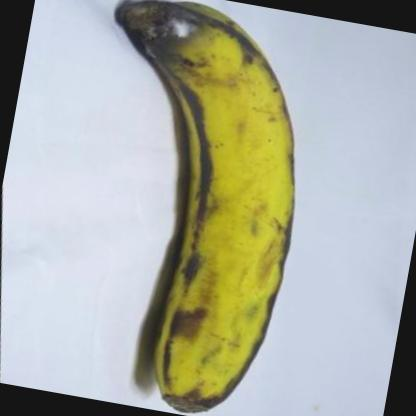
#> input picture dataset/overripe/musa-acuminata-mold-e17eb046-1d0a-11ec-a49d-d8c4975e38aa_jpg.rf.5814c71c8310c3781c49c1763d8715e3.jpg, 416 x 416 px; its folder holds only this picture in this run
$ python process_dataset.py
#> lines starting #> are read from the running program, lines starting #| are printed output that depends on the picture; after the words box and inside, x2 and y2 are one past the last pixel; in counts of white or black regions, pixels touching at a corner belong together
#> in process_dataset, image is the input picture: shape (416, 416, 3); mean B, G, R 164.3, 176.4, 172.9
### huaiyu/resize_padding.py
import cv2
import numpy as np


def resize_with_padding(
    image,
    target_size=(224, 224),
    pad_value=(0, 0, 0)
):
    """
    Resize an image while preserving its aspect ratio,
    then add padding to reach the required target size.
    """
#> called with target_size = (224, 224), pad_value = (0, 0, 0)

    if image is None:
        raise ValueError("Input image cannot be None.")

    target_width, target_height = target_size

    height, width = image.shape[:2]

    # Calculate scale while preserving aspect ratio
    scale = min(
        target_width / width,
        target_height / height
    )

    new_width = int(round(width * scale))
    new_height = int(round(height * scale))

    # Resize
    resized = cv2.resize(
        image,
        (new_width, new_height),
        interpolation=cv2.INTER_AREA
    )

    # Calculate required padding
    delta_width = target_width - new_width
    delta_height = target_height - new_height

    left = delta_width // 2
    right = delta_width - left

    top = delta_height // 2
    bottom = delta_height - top

    # Apply padding
    padded = cv2.copyMakeBorder(
        resized,
        top,
        bottom,
        left,
        right,
        cv2.BORDER_CONSTANT,
        value=pad_value
    )

    return padded

### huaiyu/bilateral_filter.py
import cv2


def apply_bilateral_filter(
    image,
    diameter=5,
    sigma_color=50,
    sigma_space=50

):
    """
    Apply edge-preserving bilateral filtering.

    Bilateral filtering reduces image noise while preserving
    boundaries that may later be useful for banana segmentation.

    Parameters
    ----------
    image : numpy.ndarray
        Input BGR image.

    diameter : int
        Diameter of the pixel neighbourhood.

    sigma_color : float
        Controls filtering of pixels with different intensities.

    sigma_space : float
        Controls filtering based on spatial distance.

    Returns
    -------
    numpy.ndarray
        Bilaterally filtered image.
    """
#> called with diameter = 5, sigma_color = 50, sigma_space = 50

    if image is None:
        raise ValueError("Input image cannot be None.")

    return cv2.bilateralFilter(
        image,
        d=diameter,
        sigmaColor=sigma_color,
        sigmaSpace=sigma_space
    )

### huaiyu/hsv_coarse_segmentation.py
import cv2
import numpy as np


def segment_banana_hsv(image):
    """
    Produce a coarse banana mask using HSV colour thresholds.

    The first range targets green/yellow banana regions.
    The second range retains brown/overripe regions.
    """

    if image is None:
        raise ValueError("Input image cannot be None.")

    # Convert BGR image to HSV
    hsv = cv2.cvtColor(
        image,
        cv2.COLOR_BGR2HSV
    )
#> hsv: shape (224, 224, 3); mean H, S, V 83, 54.9, 187.6

    # -----------------------------------------------------
    # Green / yellow banana regions
    # -----------------------------------------------------

    lower_main = np.array(
        [15, 25, 40]
    )

    upper_main = np.array(
        [95, 255, 255]
    )

    mask_main = cv2.inRange(
        hsv,
        lower_main,
        upper_main
    )
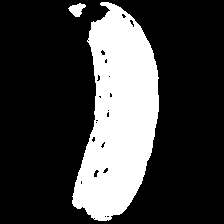
#> mask_main: shape (224, 224); 24.8% white; 2 white regions, box (x1, y1, x2, y2) and area: (72, 2, 159, 221) 12279, (68, 3, 86, 17) 148

    # -----------------------------------------------------
    # Brown / overripe banana regions
    # -----------------------------------------------------

    lower_brown = np.array(
        [0, 20, 20]
    )

    upper_brown = np.array(
        [25, 255, 220]
    )

    mask_brown = cv2.inRange(
        hsv,
        lower_brown,
        upper_brown
    )
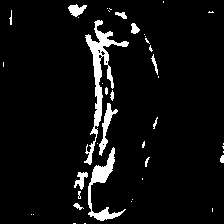
#> mask_brown: shape (224, 224); 6% white; 42 white regions (27 under 20 px), largest, box (x1, y1, x2, y2) and area: (84, 20, 129, 165) 1276, (88, 147, 126, 221) 697, (99, 103, 118, 156) 289

    # -----------------------------------------------------
    # Combine masks
    # -----------------------------------------------------

    combined_mask = cv2.bitwise_or(
        mask_main,
        mask_brown
    )
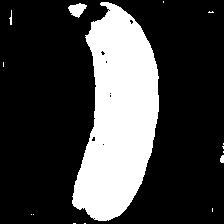
#> combined_mask: shape (224, 224); 25.4% white; 15 white regions (11 under 20 px), largest, box (x1, y1, x2, y2) and area: (72, 2, 159, 221) 12478, (68, 3, 87, 18) 171, (220, 155, 224, 163) 27, (9, 10, 12, 25) 24

    return combined_mask

### huaiyu/grabcut_refinement.py
import cv2
import numpy as np


def refine_segmentation_grabcut(
    image,
    coarse_mask,
    iterations=5
):
    """
    Refine the HSV coarse segmentation using GrabCut.

    HSV provides an initial estimate of the banana location.
    GrabCut improves foreground/background separation and
    helps recover darker banana regions.
    """
#> called with iterations = 5

    if image is None:
        raise ValueError("Input image cannot be None.")

    if coarse_mask is None:
        raise ValueError("Coarse mask cannot be None.")

    # -----------------------------------------------------
    # Create seed regions
    # -----------------------------------------------------

    kernel = np.ones(
        (5, 5),
        dtype=np.uint8
    )

    # High-confidence foreground
    sure_foreground = cv2.erode(
        coarse_mask,
        kernel,
        iterations=1
    )
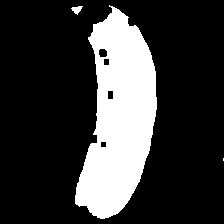
#> sure_foreground: shape (224, 224); 22% white; 3 white regions (1 under 20 px), largest, box (x1, y1, x2, y2) and area: (75, 5, 157, 219) 10973, (71, 6, 83, 15) 59

    # Expanded probable foreground area
    probable_region = cv2.dilate(
        coarse_mask,
        kernel,
        iterations=3
    )
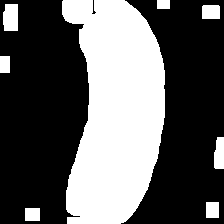
#> probable_region: shape (224, 224); 37.3% white; 8 white regions, largest, box (x1, y1, x2, y2) and area: (62, 0, 165, 224) 17113, (3, 4, 18, 31) 384, (214, 137, 224, 169) 288

    # -----------------------------------------------------
    # Initialise GrabCut mask
    # -----------------------------------------------------

    grabcut_mask = np.full(
        coarse_mask.shape,
        cv2.GC_BGD,
        dtype=np.uint8
    )

    # Probable foreground
    grabcut_mask[
        probable_region > 0
    ] = cv2.GC_PR_FGD

    # Original HSV regions remain probable foreground
    grabcut_mask[
        coarse_mask > 0
    ] = cv2.GC_PR_FGD

    # Strong internal region becomes definite foreground
    grabcut_mask[
        sure_foreground > 0
    ] = cv2.GC_FGD

    # -----------------------------------------------------
    # GrabCut models
    # -----------------------------------------------------

    background_model = np.zeros(
        (1, 65),
        dtype=np.float64
    )

    foreground_model = np.zeros(
        (1, 65),
        dtype=np.float64
    )

    # -----------------------------------------------------
    # Run GrabCut
    # -----------------------------------------------------

    cv2.grabCut(
        image,
        grabcut_mask,
        None,
        background_model,
        foreground_model,
        iterations,
        cv2.GC_INIT_WITH_MASK
    )

    # -----------------------------------------------------
    # Convert GrabCut classes into binary mask
    # -----------------------------------------------------

    refined_mask = np.where(
        (grabcut_mask == cv2.GC_FGD)
        |
        (grabcut_mask == cv2.GC_PR_FGD),
        255,
        0
    ).astype(np.uint8)

    return refined_mask

### huaiyu/pipeline.py
from resize_padding import resize_with_padding

from bilateral_filter import (
    apply_bilateral_filter
)

from hsv_coarse_segmentation import (
    segment_banana_hsv
)

from grabcut_refinement import (
    refine_segmentation_grabcut
)

from morphological_refinement import (
    refine_mask
)

from hole_filling import (
    fill_internal_holes
)

from largest_connected_component import (
    keep_largest_component
)

from contour_refinement import (
    refine_main_contour
)

from mask_quality_check import (
    select_safe_mask
)

from background_removal import (
    remove_background
)


def preprocess_image(
    image,
    return_debug=False
):
    """
    Complete HY banana preprocessing pipeline.

    Pipeline
    --------
    1. Resize + Padding
    2. Bilateral Filter
    3. HSV Coarse Segmentation
    4. GrabCut Refinement
    5. Morphological Refinement
    6. Hole Filling
    7. Largest Connected Component
    8. Contour Refinement
    9. Mask Quality Check / Fallback
    10. Background Removal

    Parameters
    ----------
    image : numpy.ndarray
        Input BGR image.

    return_debug : bool
        If True, return intermediate processing stages.

    Returns
    -------
    processed_image : numpy.ndarray
        Final background-removed image.

    final_mask : numpy.ndarray
        Final accepted banana mask.

    debug : dict, optional
        Returned only when return_debug=True.
    """

    if image is None:
        raise ValueError(
            "Input image cannot be None."
        )

    # =====================================================
    # 1. Resize + Padding
    # =====================================================

    resized = resize_with_padding(
        image,
        target_size=(224, 224),
        pad_value=(0, 0, 0)
    )

    # =====================================================
    # 2. Bilateral Filter
    #
    # Only used to improve mask creation.
    # =====================================================

    filtered = apply_bilateral_filter(
        resized,
        diameter=5,
        sigma_color=50,
        sigma_space=50
    )

    # =====================================================
    # 3. HSV Coarse Segmentation
    # =====================================================

    hsv_mask = segment_banana_hsv(
        filtered
    )

    # =====================================================
    # 4. GrabCut Refinement
    # =====================================================

    grabcut_mask = refine_segmentation_grabcut(
        filtered,
        hsv_mask,
        iterations=5
    )
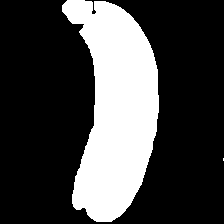
#> grabcut_mask: shape (224, 224); 27.3% white; 2 white regions (1 under 20 px), largest, box (x1, y1, x2, y2) and area: (62, 0, 159, 222) 13670

    # =====================================================
    # 5. Morphological Refinement
    # =====================================================

    morphology_mask = refine_mask(
        grabcut_mask,
        kernel_size=5
    )

    # =====================================================
    # 6. Hole Filling
    # =====================================================

    filled_mask = fill_internal_holes(
        morphology_mask
    )

    # =====================================================
    # 7. Largest Connected Component
    # =====================================================

    largest_component_mask = (
        keep_largest_component(
            filled_mask
        )
    )

    # =====================================================
    # 8. Contour Refinement
    # =====================================================

    contour_mask = refine_main_contour(
        largest_component_mask,
        opening_kernel_size=3,
        closing_kernel_size=3
    )

    # =====================================================
    # 9. Mask Quality Check / Fallback
    # =====================================================

    final_mask, mask_decision = (
        select_safe_mask(
            largest_component_mask,
            contour_mask,
            min_retained_ratio=0.85,
            min_foreground_ratio=0.03,
            max_foreground_ratio=0.80
        )
    )

    # =====================================================
    # 10. Background Removal
    #
    # Important:
    # Use resized original pixels,
    # NOT the bilateral-filtered image.
    # =====================================================

    processed_image = remove_background(
        resized,
        final_mask,
        background_color=(0, 0, 0)
    )

    # =====================================================
    # Optional debugging information
    # =====================================================

    if return_debug:

        debug = {
            "resized": resized,
            "filtered": filtered,
            "hsv_mask": hsv_mask,
            "grabcut_mask": grabcut_mask,
            "morphology_mask": morphology_mask,
            "filled_mask": filled_mask,
            "largest_component_mask":
                largest_component_mask,
            "contour_mask": contour_mask,
            "final_mask": final_mask,
            "mask_decision": mask_decision
        }

        return (
            processed_image,
            final_mask,
            debug
        )

    return (
        processed_image,
        final_mask
    )

### huaiyu/morphological_refinement.py
import cv2


def refine_mask(
    mask,
    kernel_size=5
):
    """
    Refine a binary mask using:

    1. Morphological Opening
       Removes small isolated foreground noise.

    2. Morphological Closing
       Fills small holes and gaps inside the banana region.
    """
#> called with kernel_size = 5

    if mask is None:
        raise ValueError("Input mask cannot be None.")

    # Elliptical structuring element
    kernel = cv2.getStructuringElement(
        cv2.MORPH_ELLIPSE,
        (kernel_size, kernel_size)
    )

    # -----------------------------------------------------
    # Opening
    # -----------------------------------------------------

    opened = cv2.morphologyEx(
        mask,
        cv2.MORPH_OPEN,
        kernel
    )
#> opened: shape (224, 224); 27.2% white; 1 white region, box (x1, y1, x2, y2) and area: (62, 0, 159, 222) 13661
#> (the rest of the program and of its run is left out)
